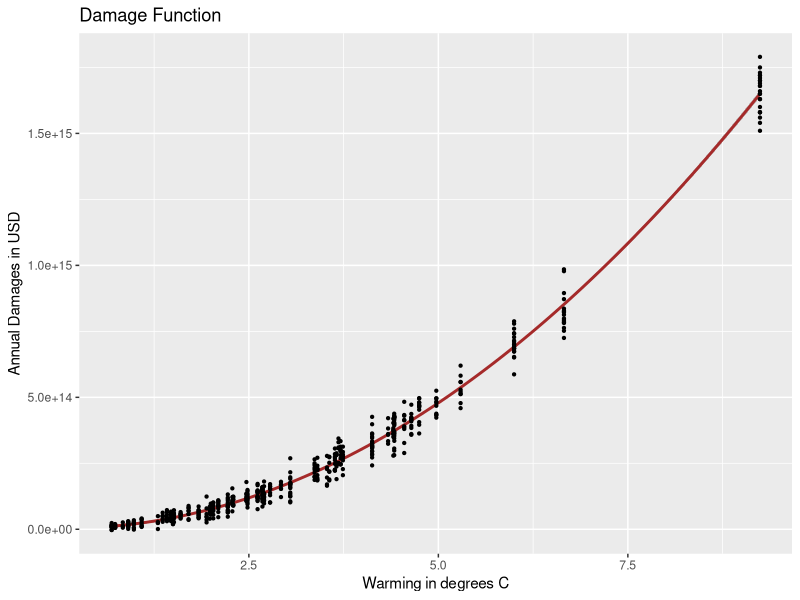
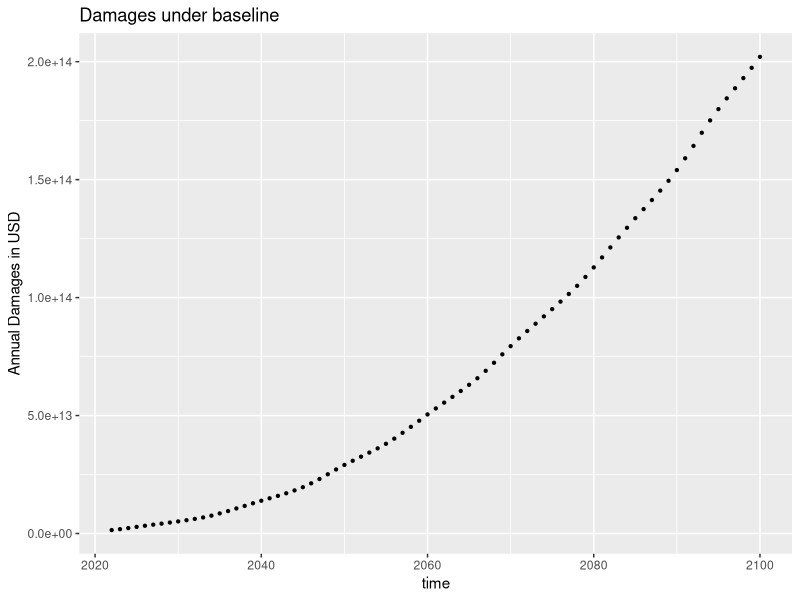
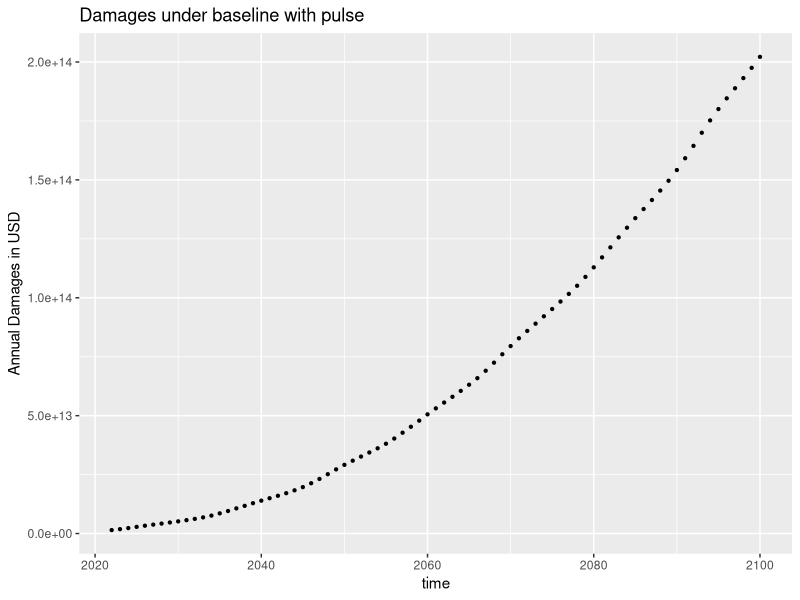
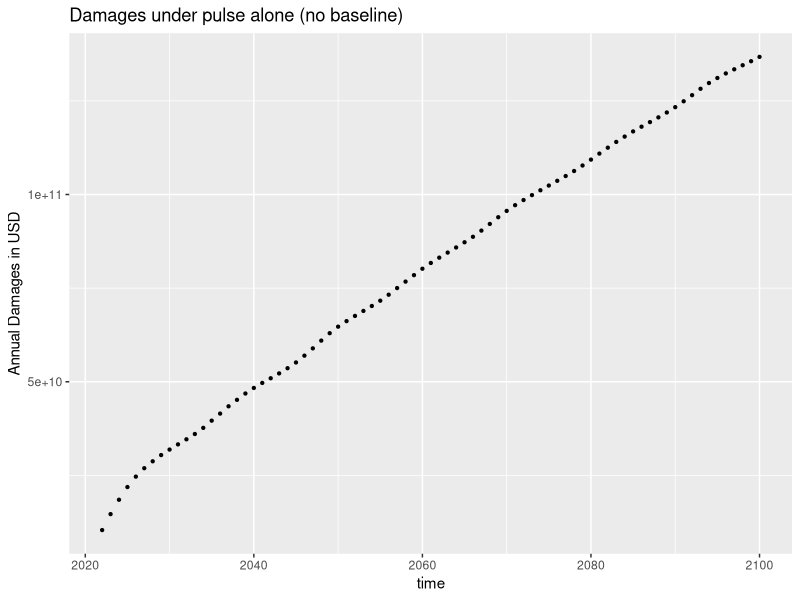
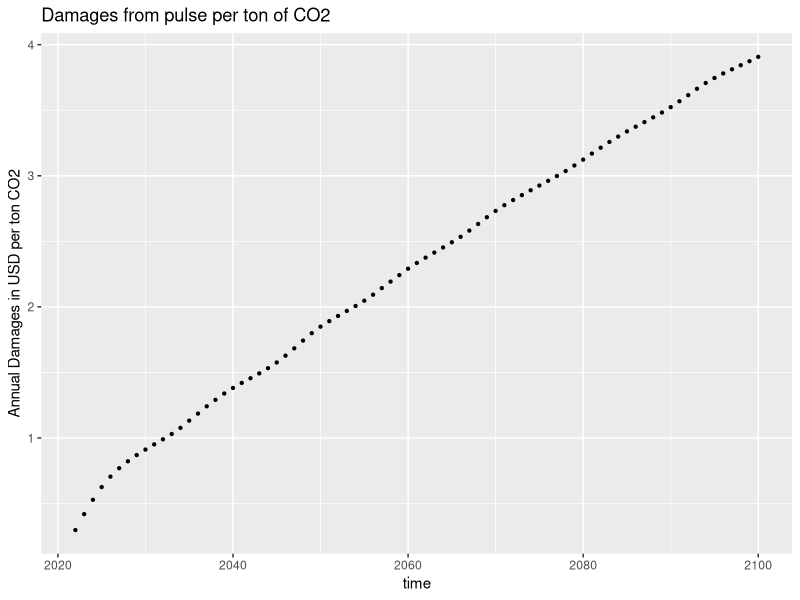

Source code (R) for these figures, in order:
## ---- chunk 1
knitr::opts_chunk$set(echo = TRUE)
library(tidyverse)
library(here)
## ---- chunk 2
damage <- read_csv(here("damages.csv"))
warming <- read_csv(here("warming.csv"))
## ---- chunk 3
#create linear regression 

damage$warming_squared <- damage$warming^2
quad_damage_model <- lm(damages ~ warming + warming_squared + 0, data = damage)

# define function 
quad_function <- function(warming){
  harm <- quad_damage_model$coefficients[1]*warming + quad_damage_model$coefficients[2]*warming^2
  return(harm)
}
## ---- chunk 4
# visualize function and scatterplot graph
ggplot(quad_damage_model, aes(warming, damages)) + geom_smooth(method = "lm", formula = y ~ x + I(x^2), color = "brown") + geom_point(size = 0.8) + 
  theme_gray() +
  labs(title = "Damage Function", x = "Warming in degrees C", y = "Annual Damages in USD")
## ---- chunk 5
warming$damage_baseline <- quad_function(warming$warming_baseline)
## ---- chunk 6
# visualize function and scatterplot graph
ggplot(data = warming, aes(year, damage_baseline)) + 
  geom_point(size = 0.8) + 
  theme_gray() +
  labs(title = "Damages under baseline", x = "time", y = "Annual Damages in USD")
## ---- chunk 7
warming$damage_pulse <- quad_function(warming$warming_pulse)
## ---- chunk 8
# visualize function and scatterplot graph
ggplot(data = warming, aes(year, damage_pulse)) + 
  geom_point(size = 0.8) + 
  theme_gray() +
  labs(title = "Damages under baseline with pulse", x = "time", y = "Annual Damages in USD")
## ---- chunk 9
warming$damage_pulse_no_baseline <- warming$damage_pulse-warming$damage_baseline
## ---- chunk 10
# visualize function and scatterplot graph
ggplot(data = warming, aes(year, damage_pulse_no_baseline)) + 
  geom_point(size = 0.8) + 
  theme_gray() +
  labs(title = "Damages under pulse alone (no baseline)", x = "time", y = "Annual Damages in USD")
## ---- chunk 11
warming$unit_damage <- (warming$damage_pulse_no_baseline)/(35*10^9)
## ---- chunk 12
# visualize function and scatterplot graph
ggplot(data = warming, aes(year, unit_damage)) + 
  geom_point(size = 0.8) + 
  theme_gray() +
  labs(title = "Damages from pulse per ton of CO2", x = "time", y = "Annual Damages in USD per ton CO2")
